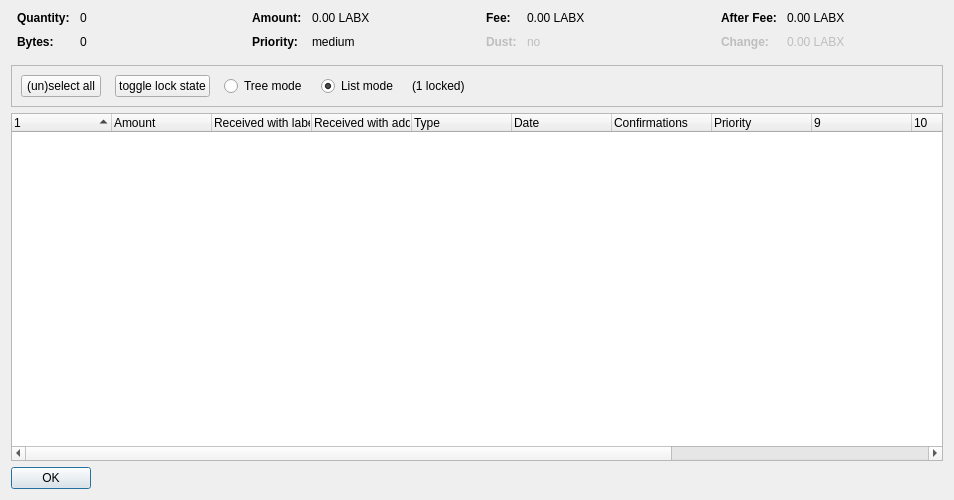
<?xml version="1.0" encoding="UTF-8"?>
<ui version="4.0">
 <class>CoinControlDialog</class>
 <widget class="QDialog" name="CoinControlDialog">
  <property name="geometry">
   <rect>
    <x>0</x>
    <y>0</y>
    <width>954</width>
    <height>500</height>
   </rect>
  </property>
  <property name="windowTitle">
   <string>Coin Selection</string>
  </property>
  <layout class="QVBoxLayout" name="verticalLayout">
   <item>
    <layout class="QHBoxLayout" name="horizontalLayoutTop" stretch="0,0,0,0">
     <property name="topMargin">
      <number>0</number>
     </property>
     <property name="bottomMargin">
      <number>10</number>
     </property>
     <item>
      <layout class="QFormLayout" name="formLayoutCoinControl1">
       <property name="horizontalSpacing">
        <number>10</number>
       </property>
       <property name="verticalSpacing">
        <number>10</number>
       </property>
       <property name="leftMargin">
        <number>6</number>
       </property>
       <property name="rightMargin">
        <number>6</number>
       </property>
       <item row="0" column="0">
        <widget class="QLabel" name="labelCoinControlQuantityText">
         <property name="font">
          <font>
           <weight>75</weight>
           <bold>true</bold>
          </font>
         </property>
         <property name="text">
          <string>Quantity:</string>
         </property>
        </widget>
       </item>
       <item row="0" column="1">
        <widget class="QLabel" name="labelCoinControlQuantity">
         <property name="cursor">
          <cursorShape>IBeamCursor</cursorShape>
         </property>
         <property name="contextMenuPolicy">
          <enum>Qt::ActionsContextMenu</enum>
         </property>
         <property name="text">
          <string notr="true">0</string>
         </property>
         <property name="textInteractionFlags">
          <set>Qt::LinksAccessibleByMouse|Qt::TextSelectableByKeyboard|Qt::TextSelectableByMouse</set>
         </property>
        </widget>
       </item>
       <item row="1" column="0">
        <widget class="QLabel" name="labelCoinControlBytesText">
         <property name="font">
          <font>
           <weight>75</weight>
           <bold>true</bold>
          </font>
         </property>
         <property name="text">
          <string>Bytes:</string>
         </property>
        </widget>
       </item>
       <item row="1" column="1">
        <widget class="QLabel" name="labelCoinControlBytes">
         <property name="cursor">
          <cursorShape>IBeamCursor</cursorShape>
         </property>
         <property name="contextMenuPolicy">
          <enum>Qt::ActionsContextMenu</enum>
         </property>
         <property name="text">
          <string notr="true">0</string>
         </property>
         <property name="textInteractionFlags">
          <set>Qt::LinksAccessibleByMouse|Qt::TextSelectableByKeyboard|Qt::TextSelectableByMouse</set>
         </property>
        </widget>
       </item>
      </layout>
     </item>
     <item>
      <layout class="QFormLayout" name="formLayoutCoinControl2">
       <property name="horizontalSpacing">
        <number>10</number>
       </property>
       <property name="verticalSpacing">
        <number>10</number>
       </property>
       <property name="leftMargin">
        <number>6</number>
       </property>
       <property name="rightMargin">
        <number>6</number>
       </property>
       <item row="0" column="0">
        <widget class="QLabel" name="labelCoinControlAmountText">
         <property name="font">
          <font>
           <weight>75</weight>
           <bold>true</bold>
          </font>
         </property>
         <property name="text">
          <string>Amount:</string>
         </property>
        </widget>
       </item>
       <item row="0" column="1">
        <widget class="QLabel" name="labelCoinControlAmount">
         <property name="cursor">
          <cursorShape>IBeamCursor</cursorShape>
         </property>
         <property name="contextMenuPolicy">
          <enum>Qt::ActionsContextMenu</enum>
         </property>
         <property name="text">
          <string notr="true">0.00 LABX</string>
         </property>
         <property name="textInteractionFlags">
          <set>Qt::LinksAccessibleByMouse|Qt::TextSelectableByKeyboard|Qt::TextSelectableByMouse</set>
         </property>
        </widget>
       </item>
       <item row="1" column="0">
        <widget class="QLabel" name="labelCoinControlPriorityText">
         <property name="font">
          <font>
           <weight>75</weight>
           <bold>true</bold>
          </font>
         </property>
         <property name="text">
          <string>Priority:</string>
         </property>
        </widget>
       </item>
       <item row="1" column="1">
        <widget class="QLabel" name="labelCoinControlPriority">
         <property name="cursor">
          <cursorShape>IBeamCursor</cursorShape>
         </property>
         <property name="contextMenuPolicy">
          <enum>Qt::ActionsContextMenu</enum>
         </property>
         <property name="text">
          <string>medium</string>
         </property>
         <property name="textInteractionFlags">
          <set>Qt::LinksAccessibleByMouse|Qt::TextSelectableByKeyboard|Qt::TextSelectableByMouse</set>
         </property>
        </widget>
       </item>
      </layout>
     </item>
     <item>
      <layout class="QFormLayout" name="formLayoutCoinControl3">
       <property name="horizontalSpacing">
        <number>10</number>
       </property>
       <property name="verticalSpacing">
        <number>10</number>
       </property>
       <property name="leftMargin">
        <number>6</number>
       </property>
       <property name="rightMargin">
        <number>6</number>
       </property>
       <item row="0" column="0">
        <widget class="QLabel" name="labelCoinControlFeeText">
         <property name="font">
          <font>
           <weight>75</weight>
           <bold>true</bold>
          </font>
         </property>
         <property name="text">
          <string>Fee:</string>
         </property>
        </widget>
       </item>
       <item row="0" column="1">
        <widget class="QLabel" name="labelCoinControlFee">
         <property name="cursor">
          <cursorShape>IBeamCursor</cursorShape>
         </property>
         <property name="contextMenuPolicy">
          <enum>Qt::ActionsContextMenu</enum>
         </property>
         <property name="text">
          <string notr="true">0.00 LABX</string>
         </property>
         <property name="textInteractionFlags">
          <set>Qt::LinksAccessibleByMouse|Qt::TextSelectableByKeyboard|Qt::TextSelectableByMouse</set>
         </property>
        </widget>
       </item>
       <item row="1" column="0">
        <widget class="QLabel" name="labelCoinControlLowOutputText">
         <property name="enabled">
          <bool>false</bool>
         </property>
         <property name="font">
          <font>
           <weight>75</weight>
           <bold>true</bold>
          </font>
         </property>
         <property name="text">
          <string>Dust:</string>
         </property>
        </widget>
       </item>
       <item row="1" column="1">
        <widget class="QLabel" name="labelCoinControlLowOutput">
         <property name="enabled">
          <bool>false</bool>
         </property>
         <property name="cursor">
          <cursorShape>IBeamCursor</cursorShape>
         </property>
         <property name="contextMenuPolicy">
          <enum>Qt::ActionsContextMenu</enum>
         </property>
         <property name="text">
          <string>no</string>
         </property>
         <property name="textInteractionFlags">
          <set>Qt::LinksAccessibleByMouse|Qt::TextSelectableByKeyboard|Qt::TextSelectableByMouse</set>
         </property>
        </widget>
       </item>
      </layout>
     </item>
     <item>
      <layout class="QFormLayout" name="formLayoutCoinControl4">
       <property name="horizontalSpacing">
        <number>10</number>
       </property>
       <property name="verticalSpacing">
        <number>10</number>
       </property>
       <property name="leftMargin">
        <number>6</number>
       </property>
       <property name="rightMargin">
        <number>6</number>
       </property>
       <item row="0" column="0">
        <widget class="QLabel" name="labelCoinControlAfterFeeText">
         <property name="font">
          <font>
           <weight>75</weight>
           <bold>true</bold>
          </font>
         </property>
         <property name="text">
          <string>After Fee:</string>
         </property>
        </widget>
       </item>
       <item row="0" column="1">
        <widget class="QLabel" name="labelCoinControlAfterFee">
         <property name="cursor">
          <cursorShape>IBeamCursor</cursorShape>
         </property>
         <property name="contextMenuPolicy">
          <enum>Qt::ActionsContextMenu</enum>
         </property>
         <property name="text">
          <string notr="true">0.00 LABX</string>
         </property>
         <property name="textInteractionFlags">
          <set>Qt::LinksAccessibleByMouse|Qt::TextSelectableByKeyboard|Qt::TextSelectableByMouse</set>
         </property>
        </widget>
       </item>
       <item row="1" column="0">
        <widget class="QLabel" name="labelCoinControlChangeText">
         <property name="enabled">
          <bool>false</bool>
         </property>
         <property name="font">
          <font>
           <weight>75</weight>
           <bold>true</bold>
          </font>
         </property>
         <property name="text">
          <string>Change:</string>
         </property>
        </widget>
       </item>
       <item row="1" column="1">
        <widget class="QLabel" name="labelCoinControlChange">
         <property name="enabled">
          <bool>false</bool>
         </property>
         <property name="cursor">
          <cursorShape>IBeamCursor</cursorShape>
         </property>
         <property name="contextMenuPolicy">
          <enum>Qt::ActionsContextMenu</enum>
         </property>
         <property name="text">
          <string notr="true">0.00 LABX</string>
         </property>
         <property name="textInteractionFlags">
          <set>Qt::LinksAccessibleByMouse|Qt::TextSelectableByKeyboard|Qt::TextSelectableByMouse</set>
         </property>
        </widget>
       </item>
      </layout>
     </item>
    </layout>
   </item>
   <item>
    <widget class="QFrame" name="frame">
     <property name="minimumSize">
      <size>
       <width>0</width>
       <height>40</height>
      </size>
     </property>
     <property name="frameShape">
      <enum>QFrame::StyledPanel</enum>
     </property>
     <property name="frameShadow">
      <enum>QFrame::Sunken</enum>
     </property>
     <layout class="QHBoxLayout" name="horizontalLayout">
      <item>
       <layout class="QHBoxLayout" name="horizontalLayoutPanel" stretch="0,0,0,0,0,0">
        <property name="spacing">
         <number>14</number>
        </property>
        <item>
         <widget class="QPushButton" name="pushButtonSelectAll">
          <property name="sizePolicy">
           <sizepolicy hsizetype="Maximum" vsizetype="Fixed">
            <horstretch>0</horstretch>
            <verstretch>0</verstretch>
           </sizepolicy>
          </property>
          <property name="text">
           <string>(un)select all</string>
          </property>
          <property name="autoDefault">
           <bool>false</bool>
          </property>
         </widget>
        </item>
        <item>
         <widget class="QPushButton" name="pushButtonToggleLock">
          <property name="sizePolicy">
           <sizepolicy hsizetype="Maximum" vsizetype="Fixed">
            <horstretch>0</horstretch>
            <verstretch>0</verstretch>
           </sizepolicy>
          </property>
          <property name="text">
           <string>toggle lock state</string>
          </property>
          <property name="autoDefault">
           <bool>false</bool>
          </property>
         </widget>
        </item>
        <item>
         <widget class="QRadioButton" name="radioTreeMode">
          <property name="sizePolicy">
           <sizepolicy hsizetype="Maximum" vsizetype="Fixed">
            <horstretch>0</horstretch>
            <verstretch>0</verstretch>
           </sizepolicy>
          </property>
          <property name="text">
           <string>Tree mode</string>
          </property>
         </widget>
        </item>
        <item>
         <widget class="QRadioButton" name="radioListMode">
          <property name="sizePolicy">
           <sizepolicy hsizetype="Maximum" vsizetype="Fixed">
            <horstretch>0</horstretch>
            <verstretch>0</verstretch>
           </sizepolicy>
          </property>
          <property name="text">
           <string>List mode</string>
          </property>
          <property name="checked">
           <bool>true</bool>
          </property>
         </widget>
        </item>
        <item>
         <widget class="QLabel" name="labelLocked">
          <property name="text">
           <string>(1 locked)</string>
          </property>
         </widget>
        </item>
        <item>
         <spacer name="horizontalSpacer">
          <property name="orientation">
           <enum>Qt::Horizontal</enum>
          </property>
          <property name="sizeHint" stdset="0">
           <size>
            <width>40</width>
            <height>20</height>
           </size>
          </property>
         </spacer>
        </item>
       </layout>
      </item>
     </layout>
    </widget>
   </item>
   <item>
    <widget class="CoinControlTreeWidget" name="treeWidget">
     <property name="contextMenuPolicy">
      <enum>Qt::CustomContextMenu</enum>
     </property>
     <property name="sortingEnabled">
      <bool>false</bool>
     </property>
     <property name="columnCount">
      <number>13</number>
     </property>
     <attribute name="headerShowSortIndicator" stdset="0">
      <bool>true</bool>
     </attribute>
     <attribute name="headerStretchLastSection">
      <bool>false</bool>
     </attribute>
     <column>
      <property name="text">
       <string/>
      </property>
     </column>
     <column>
      <property name="text">
       <string>Amount</string>
      </property>
     </column>
     <column>
      <property name="text">
       <string>Received with label</string>
      </property>
     </column>
     <column>
      <property name="text">
       <string>Received with address</string>
      </property>
     </column>
     <column>
      <property name="text">
       <string>Type</string>
      </property>
     </column>
     <column>
      <property name="text">
       <string>Date</string>
      </property>
     </column>
     <column>
      <property name="text">
       <string>Confirmations</string>
      </property>
      <property name="toolTip">
       <string>Confirmed</string>
      </property>
     </column>
     <column>
      <property name="text">
       <string>Priority</string>
      </property>
     </column>
     <column>
      <property name="text">
       <string/>
      </property>
     </column>
     <column>
      <property name="text">
       <string/>
      </property>
     </column>
     <column>
      <property name="text">
       <string/>
      </property>
     </column>
     <column>
      <property name="text">
       <string/>
      </property>
     </column>
     <column>
      <property name="text">
       <string/>
      </property>
     </column>
    </widget>
   </item>
   <item>
    <widget class="QDialogButtonBox" name="buttonBox">
     <property name="sizePolicy">
      <sizepolicy hsizetype="Maximum" vsizetype="Fixed">
       <horstretch>0</horstretch>
       <verstretch>0</verstretch>
      </sizepolicy>
     </property>
     <property name="orientation">
      <enum>Qt::Horizontal</enum>
     </property>
     <property name="standardButtons">
      <set>QDialogButtonBox::Ok</set>
     </property>
    </widget>
   </item>
  </layout>
 </widget>
 <customwidgets>
  <customwidget>
   <class>CoinControlTreeWidget</class>
   <extends>QTreeWidget</extends>
   <header>coincontroltreewidget.h</header>
  </customwidget>
 </customwidgets>
 <resources/>
 <connections/>
</ui>
